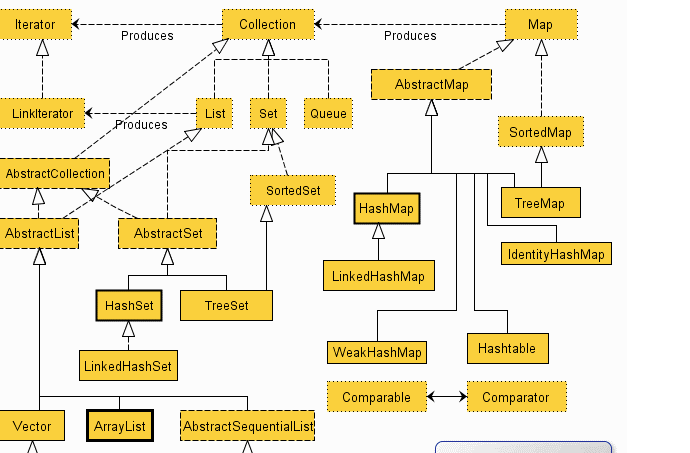
#> input picture ex.png, 690 x 453 px
$ python 'filtered image.py'
#> lines starting #> are read from the running program, lines starting #| are printed output that depends on the picture
import cv2
image = cv2.imread('ex.png')
#> image is the input picture: shape (453, 690, 3); mean B, G, R 204.6, 233.1, 241.1
filtered_image = cv2.blur(image, (5, 5))  # 第二个参数是滤波器的大小
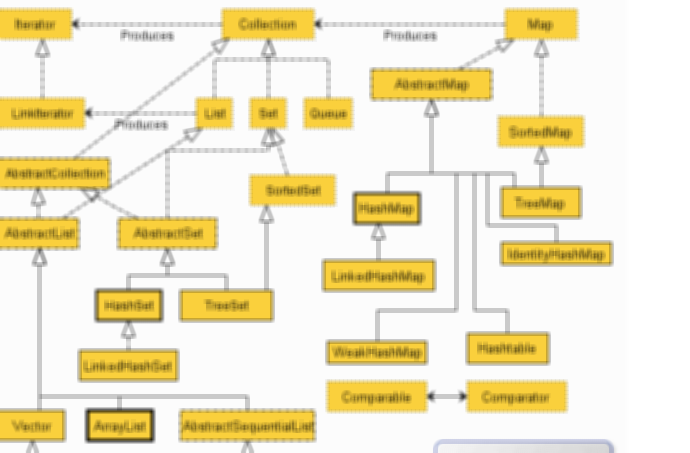
#> filtered_image: shape (453, 690, 3); mean B, G, R 204.7, 233.1, 241.1
cv2.imshow('Filtered Image', filtered_image)
cv2.waitKey(0)
#> (the run stopped early here; a loop or call above may not have finished)
